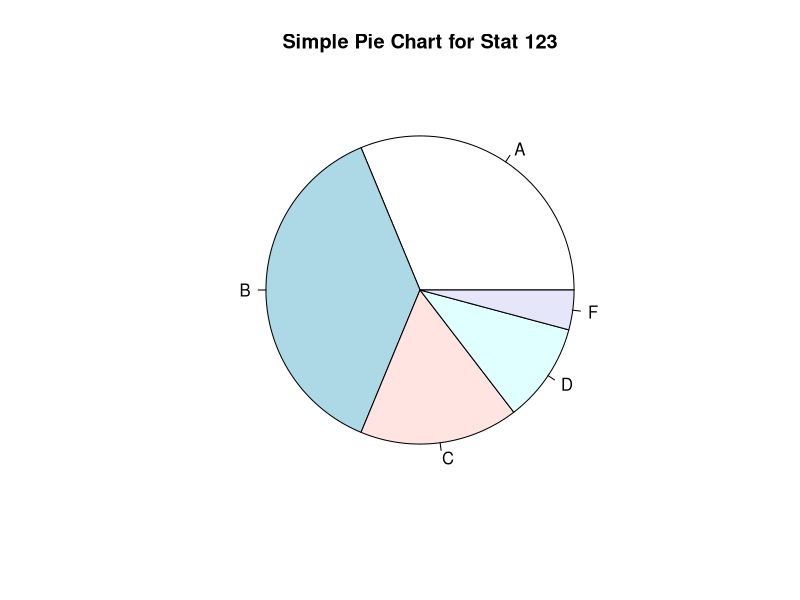
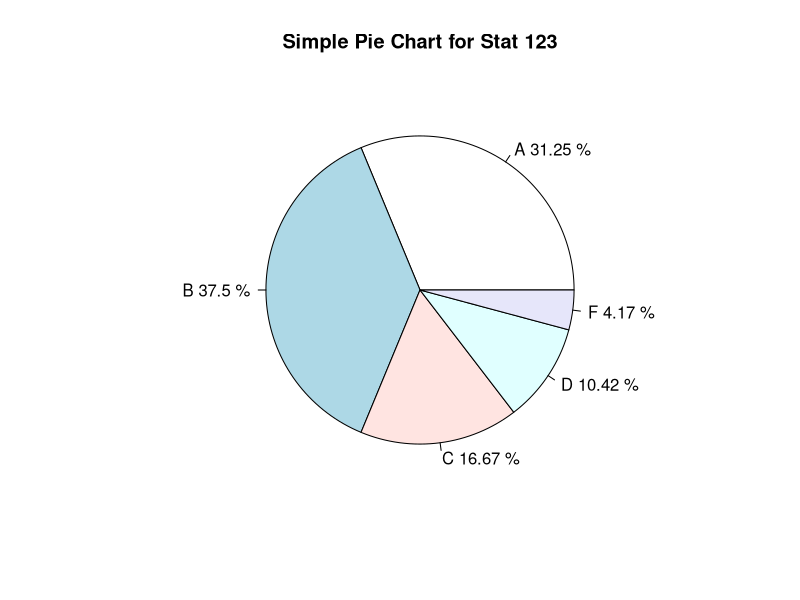
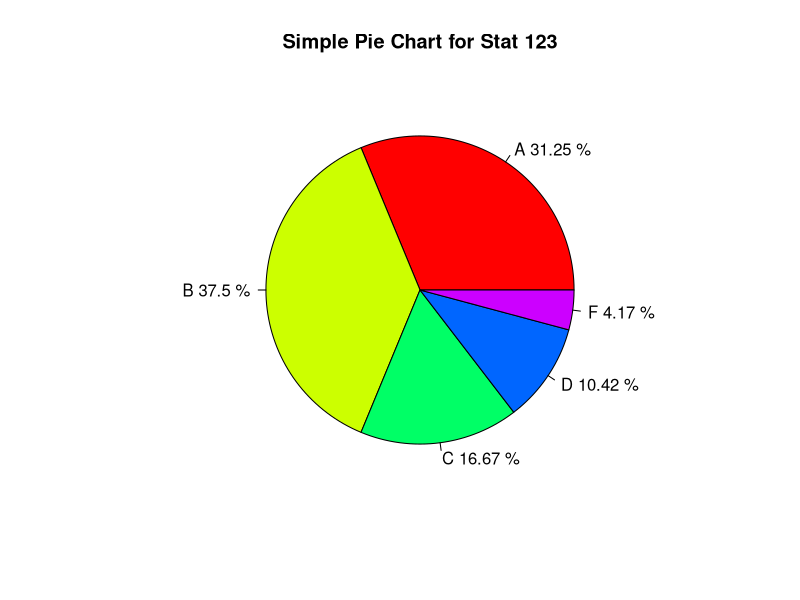
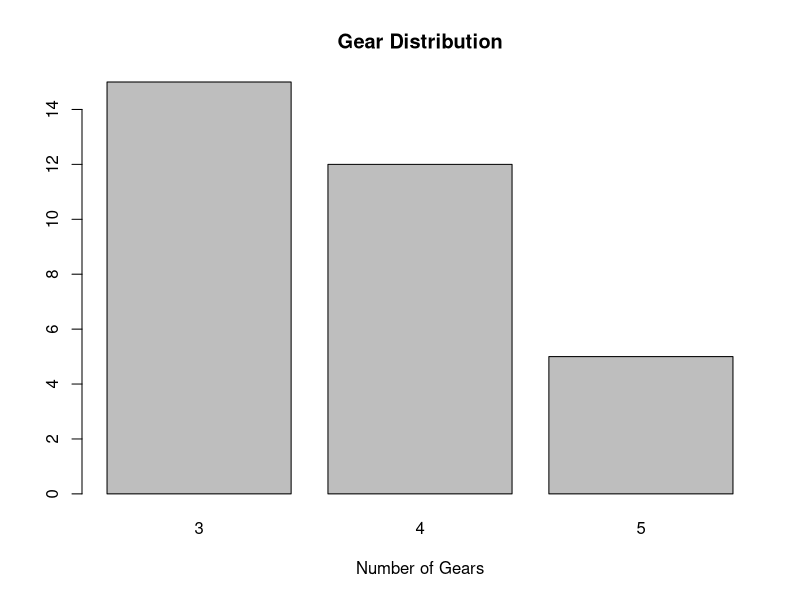
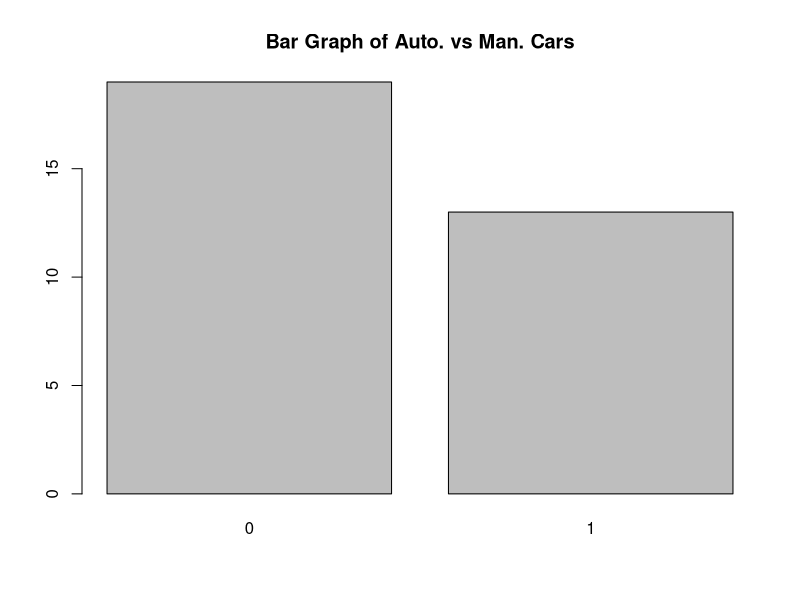
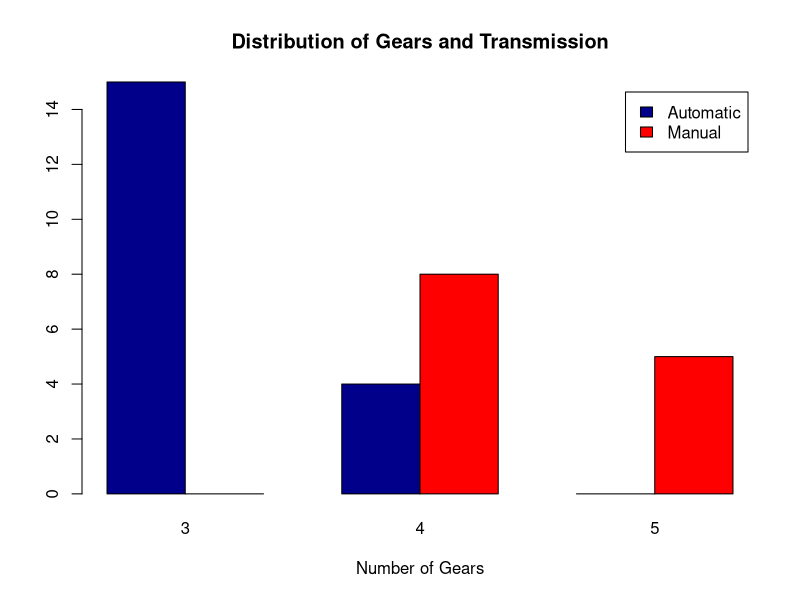
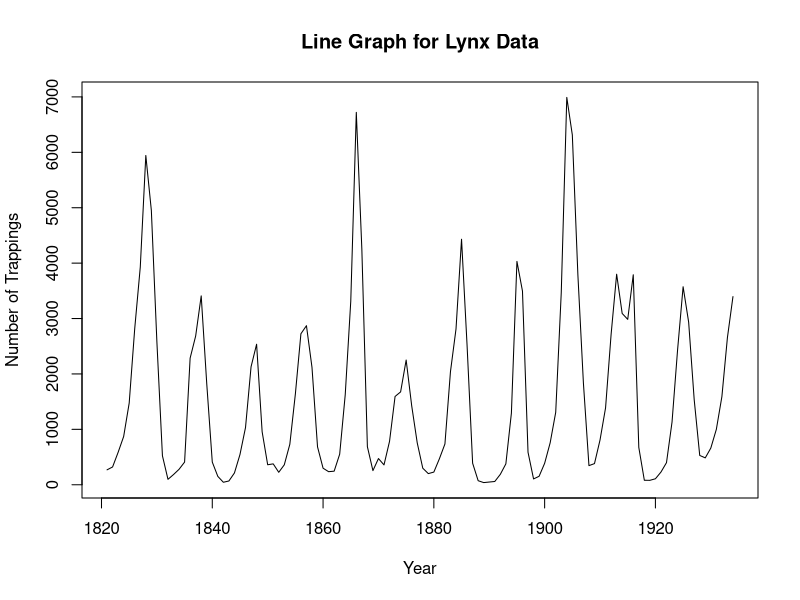

Here is the R script that generated these plots, in order:
## ---- chunk 1
knitr::opts_chunk$set(echo = TRUE)
## ---- chunk 2
#The min() function returns the minimum value of a vector or data frame.
#The max() function returns the maximum value of a vector or data frame.
numbers <- c(3,1,2,1,10)
min(numbers)  # 1

characters <- c("s", "a", "p", "b")
max(characters)  # "a"
#==================================================================

grades = c("A", "B", "C", "D", "F")
grades
#or

grades = c(LETTERS[1:4], "F")     #letters give small letters

number = c(15,18,8,5,2)

# we can create a pie chart by using pie() function

pie(number, labels = grades, main = "Simple Pie Chart for Stat 123")
?pie

percents = round((number/sum(number))*100, digits = 2)
percents

grades2 = paste(grades, percents, "%")
grades2

pie(number, labels = grades2, main = "Simple Pie Chart for Stat 123")

#add col = rainbow(length(grades)) for more vibrant colours

pie(number, labels = grades2, col = rainbow(length(grades)), main = "Simple Pie Chart for Stat 123")

#==================================================================

?mtcars

mtcars

gearCounts = table(mtcars$gear)

gearCounts

barplot(gearCounts, main = "Gear Distribution", xlab = "Number of Gears")
?barplot

autvsman = table(mtcars$am)
autvsman

barplot(autvsman, main = "Bar Graph of Auto. vs Man. Cars")

groupCounts = table(mtcars$am, mtcars$gear)
groupCounts
class(groupCounts)

rownames(groupCounts) = c("Automatic", "Manual")

barplot(groupCounts, main = "Distribution of Gears and Transmission", xlab = "Number of Gears", col = c("darkblue", "red"), legend = rownames(groupCounts), beside = TRUE)

#===========================================================
?lynx

class(lynx)

plot(lynx, main = "Line Graph for Lynx Data", xlab = "Year", ylab = "Number of Trappings")
